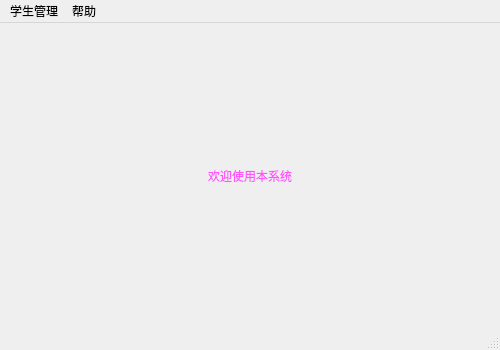
<?xml version="1.0" encoding="UTF-8"?>
<ui version="4.0">
 <class>MainWindow</class>
 <widget class="QMainWindow" name="MainWindow">
  <property name="geometry">
   <rect>
    <x>0</x>
    <y>0</y>
    <width>500</width>
    <height>350</height>
   </rect>
  </property>
  <property name="windowTitle">
   <string>MainWindow</string>
  </property>
  <widget class="QWidget" name="centralwidget">
   <layout class="QHBoxLayout" name="horizontalLayout">
    <item>
     <widget class="QLabel" name="label">
      <property name="styleSheet">
       <string notr="true">font: 36pt &quot;楷体&quot;;
color:rgb(255, 84, 253);</string>
      </property>
      <property name="text">
       <string>欢迎使用本系统</string>
      </property>
      <property name="alignment">
       <set>Qt::AlignCenter</set>
      </property>
     </widget>
    </item>
   </layout>
  </widget>
  <widget class="QMenuBar" name="menubar">
   <property name="geometry">
    <rect>
     <x>0</x>
     <y>0</y>
     <width>500</width>
     <height>23</height>
    </rect>
   </property>
   <widget class="QMenu" name="menu">
    <property name="title">
     <string>学生管理</string>
    </property>
    <addaction name="actionaddStu"/>
    <addaction name="actionqueryStu"/>
   </widget>
   <widget class="QMenu" name="menu_2">
    <property name="title">
     <string>帮助</string>
    </property>
    <addaction name="actionhelp"/>
    <addaction name="actionhelp_2"/>
   </widget>
   <addaction name="menu"/>
   <addaction name="menu_2"/>
  </widget>
  <widget class="QStatusBar" name="statusbar"/>
  <action name="actionaddStu">
   <property name="text">
    <string>addStu</string>
   </property>
  </action>
  <action name="actionqueryStu">
   <property name="text">
    <string>queryStu</string>
   </property>
  </action>
  <action name="actionhelp">
   <property name="text">
    <string>about</string>
   </property>
  </action>
  <action name="actionhelp_2">
   <property name="text">
    <string>help</string>
   </property>
  </action>
 </widget>
 <resources/>
 <connections/>
</ui>
